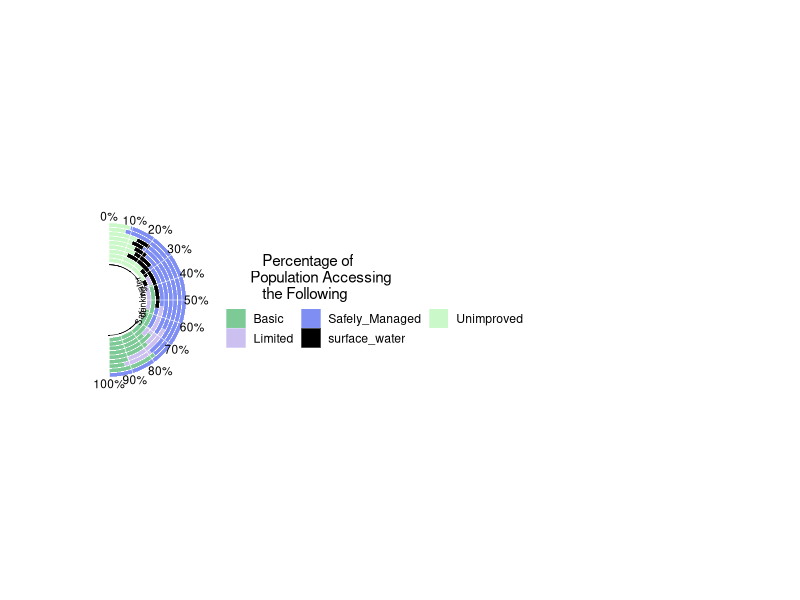
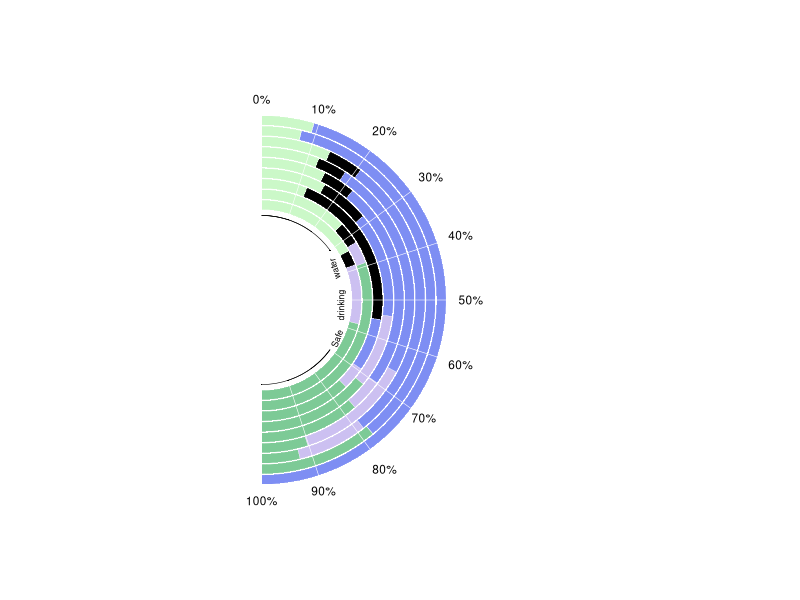
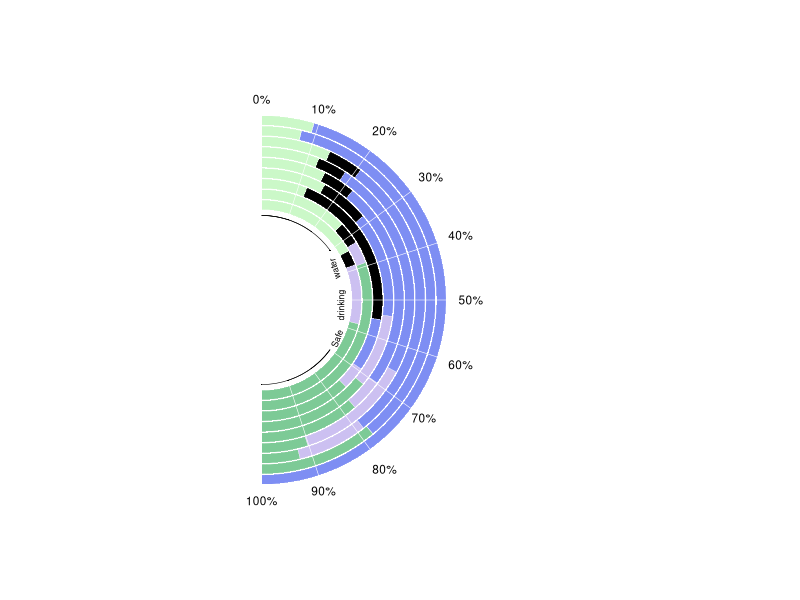
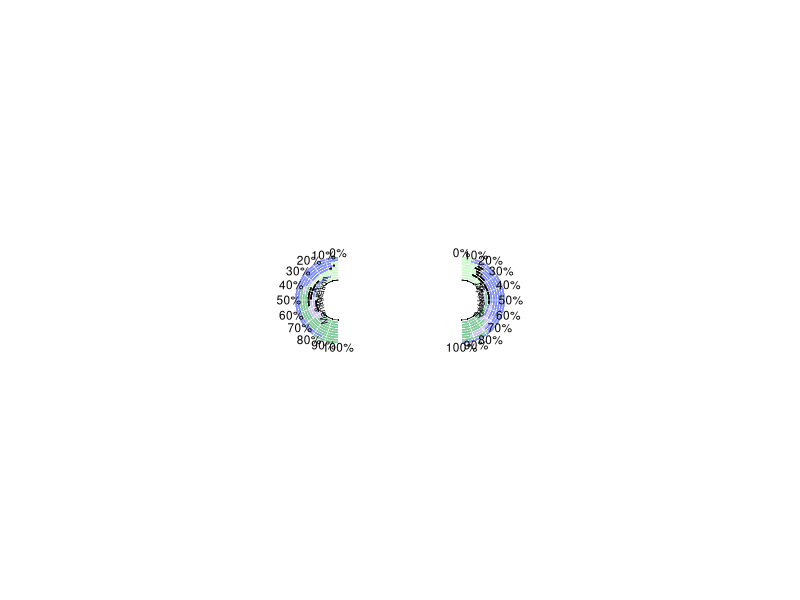
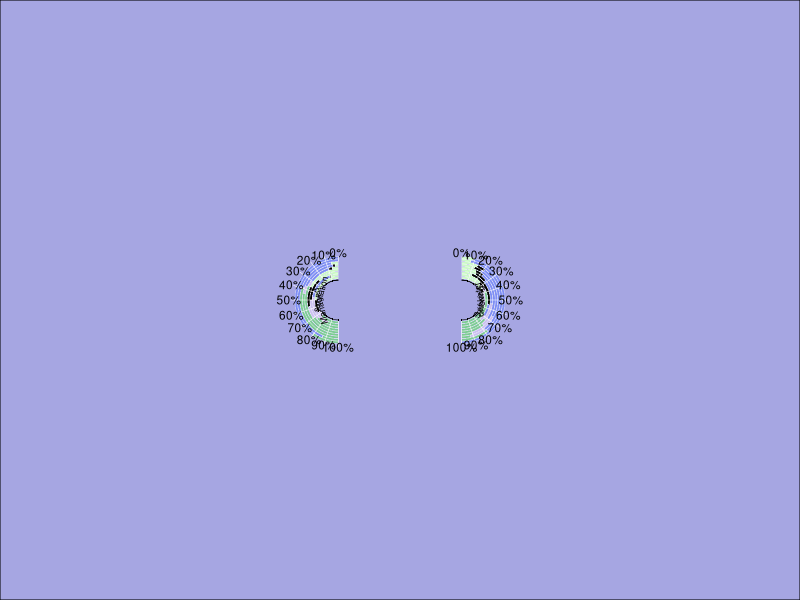
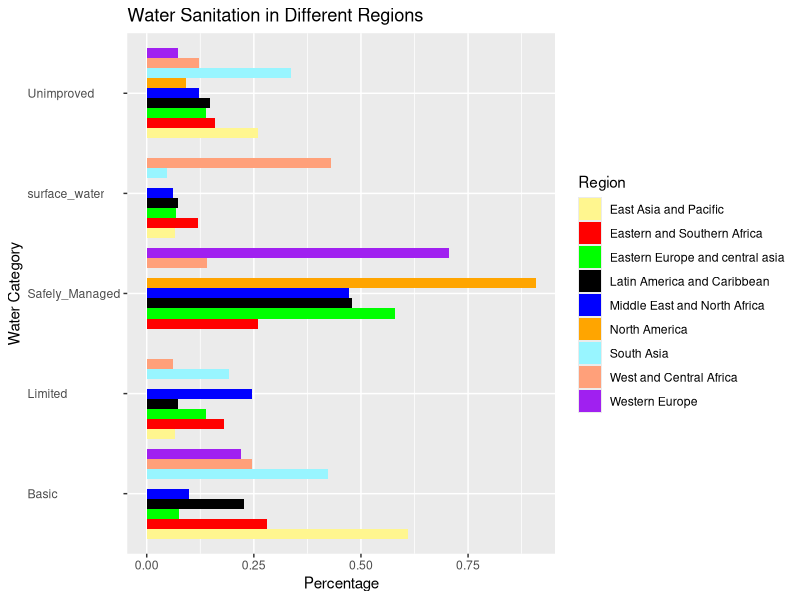
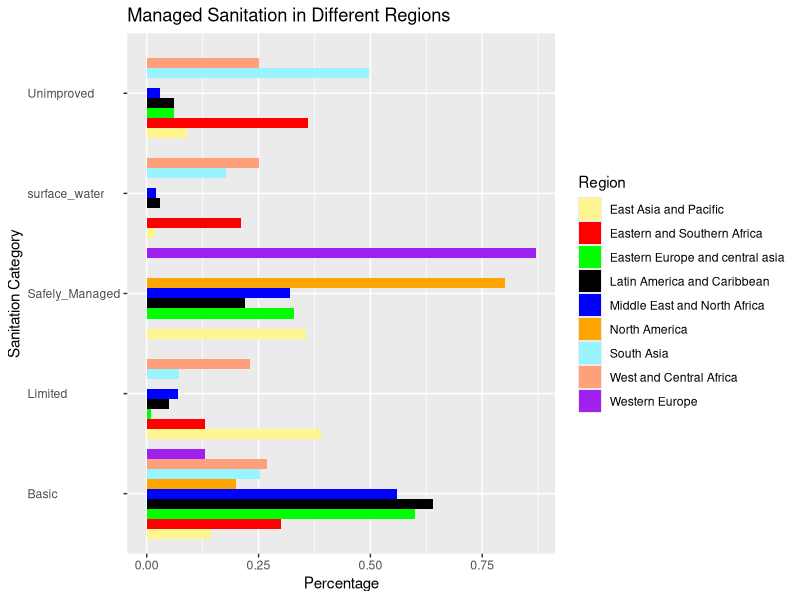

R code for these plots, in order:
## ---- chunk 1
library(dplyr)
library(ggplot2)
library(cowplot)
library(gridExtra)
## ---- chunk 2
#| echo: false
dati_grafico1 <- data.frame(
  Region = c("South Asia", "East Asia and Pacific", "West and Central Africa",
             "Eastern and Southern Africa", "Latin America and Caribbean",
             "Middle East and North Africa", "Eastern Europe and central asia",
             "Western Europe", "North America"),
  Safely_Managed = c(0, 0, 0.23, 0.26, 0.65, 0.77, 0.84, 0.96, 0.99),
  Basic = c(0.88, 0.94, 0.40, 0.28, 0.31, 0.16, 0.11, 0.3, 0),
  Limited = c(0.4, 0.1, 0.10, 0.18, 0.1, 0.4, 0.2, 0, 0),
  Unimproved = c(0.7, 0.4, 0.2, 0.16, 0.2, 0.2, 0.2, 0.1, 0.1),
  surface_water = c(0.1, 0.1, 0.7, 0.12, 0.1, 0.1, 0.1, 0, 0)
)
dati_grafico1_long <- dati_grafico1 |> 
  tidyr::pivot_longer(cols = -Region, names_to = "Category", values_to = "Percentage") |> 
  dplyr::group_by(Region) |> 
  dplyr::mutate(Percentage = Percentage / sum(Percentage))


## ---- chunk 3
graph <- ggplot(dati_grafico1_long, aes(x = Region, y = Percentage, fill = Category)) +
  geom_bar(stat = "identity", position = "stack", color = "white", size = 0.1) +
  ylim(c(0, 2)) +
  scale_x_discrete(limits = c(letters[1:9], dati_grafico1$Region)) +
  coord_polar(theta = "y", start = 0, direction = 1) +
  theme_void() +
  theme(
    axis.text = element_blank(),
    axis.title = element_blank(),
    plot.margin = margin(0, 200, 0, 0),
    legend.key.size = unit(0.5, "cm"),
    legend.key.width = unit(0.5, "cm")
  ) +
  scale_fill_manual(
    values = c(
      "Safely_Managed" = "#7E8EF3", "Basic" = "#7DCA96",
      "Limited" = "#CCC0F1", "surface_water" = "black",
      "Unimproved" = "#CBF8C8"
    )
  ) +
  annotate(
    "segment",
    x = 9,
    xend = 20,
    y = c(0.1, 0.2, 0.3, 0.4, 0.5, 0.6, 0.7, 0.8, 0.9, 1),
    yend = c(0.1, 0.2, 0.3, 0.4, 0.5, 0.6, 0.7, 0.8, 0.9, 1),
    colour = "white",
    size = 0.2
  ) +
  annotate("point", x = 9, y = c(0.1, 0.2, 0.3), color = "black", size = 0.2, shape = 16) +
  annotate("segment", x = 9, xend = 9, y = 0, yend = c(0.1, 0.2, 0.3), color = "black", size = 0.2) +
  annotate("point", x = 9, y = c(0.8, 0.9, 1), color = "black", size = 0.2, shape = 16) +
  annotate("segment", x = 9, xend = 9, y = 0.7, yend = c(0.8, 0.9, 1), color = "black", size = 0.2) +
  annotate(
    "text", x = 9, y = 0.65,
    label = "Safe",
    angle = 70,
    hjust = 0.5,
    vjust = 0.5,
    color = "black",
    size = 2.2
  ) +  
  annotate(
    "text", x = 8.5, y = 0.52,
    label = "drinking",
    angle = 90,
    hjust = 0.5,
    vjust = 0.5,
    color = "black",
    size = 2.2
  )+ 
  annotate(
    "text", x = 8.5, y = 0.37,
    label = "water",
    angle = 106,
    hjust = 0.5,
    vjust = 0.5,
    color = "black",
    size = 2.2
  ) +
  annotate("text", x = 20, y = 0, label = "0%", size = 3) +
  annotate("text", x = 20, y = 0.1, label = "10%", size = 3) +
  annotate("text", x = 20.8, y = 0.2, label = "20%", size = 3) +
  annotate("text", x = 20.8, y = 0.3, label = "30%", size = 3) +
  annotate("text", x = 20.8, y = 0.4, label = "40%", size = 3) +
  annotate("text", x = 20.8, y = 0.5, label = "50%", size = 3) +
  annotate("text", x = 20.8, y = 0.6, label = "60%", size = 3) +
  annotate("text", x = 20, y = 0.7, label = "70%", size = 3) +
  annotate("text", x = 20.8, y = 0.8, label = "80%", size = 3) +
  annotate("text", x = 20, y = 0.9, label = "90%", size = 3) +
  annotate("text", x = 20, y = 1, label = "100%", size = 3) +
  guides(
    fill = guide_legend(
      title = "         Percentage of\n      Population Accessing\n         the Following",
      ncol = 3, colour = guide_legend(override.aes = list(shape = 17))
    )
  )

print(graph)
theme_legend_title <- theme(
  legend.title = element_text(size = 8, face = "bold", family = "Arial Black")
)

theme_legend_text <- theme(
  legend.text = element_text(size = 5, family = "Arial")
)
theme2<- theme( legend.key.size = unit(0.3, "cm")
)
combined_graph <- graph + theme_legend_title + theme_legend_text + theme2
legend <- get_legend(combined_graph)
graph<- graph+ theme(legend.position="none")
print(graph)

## ---- chunk 4

theme_legend_title <- theme(
  legend.title = element_text(size = 8, face = "bold", family = "Arial Black")
)

theme_legend_text <- theme(
  legend.text = element_text(size = 5, family = "Arial")
)
theme2<- theme( legend.key.size = unit(0.3, "cm")
)
combined_graph <- graph + theme_legend_title + theme_legend_text + theme2
legend <- get_legend(combined_graph)


graph<- graph+ theme(legend.position="none")
print(graph)




## ---- chunk 5
dati_graficoper <- data.frame(
  Region = c("South Asia", "East Asia and Pacific", "West and Central Africa",
             "Eastern and Southern Africa", "Latin America and Caribbean",
             "Middle East and North Africa", "Eastern Europe and central asia",
             "Western Europe", "North America"),
  Safely_Managed = c(0, 0.55, 0, 0, 0.22, 0.32, 0.33, 0.87, 0.80),
  Basic = c(0.46, 0.22, 0.27, 0.30, 0.64, 0.56, 0.60, 0.13, 0.20),
  Limited = c(0.13, 0.6, 0.23, 0.13, 0.05, 0.07, 0.01, 0, 0),
  Unimproved = c(0.9, 0.14, 0.25, 0.36, 0.06, 0.03, 0.06, 0, 0),
  surface_water = c(0.32, 0.03, 0.25, 0.21, 0.03, 0.02, 0, 0 , 0)
)





dati_graficoper_long <- dati_graficoper |> 
  tidyr::pivot_longer(cols = -Region, names_to = "Category", values_to = "Percentage") |> 
  dplyr::group_by(Region) |> 
  dplyr::mutate(Percentage = Percentage / sum(Percentage))
graphper <- ggplot(dati_graficoper_long, aes(x = Region, y = Percentage, fill = Category)) +
  geom_bar(stat = "identity", position = "stack",color = "white", size = 0.1) +
  ylim(c(0, 2)) +
  scale_x_discrete(limits = c(letters[1:9], dati_grafico1$Region)) +
  coord_polar(theta = "y", start = 0, direction = -1) +
  theme_void() +
  theme(
    axis.text = element_blank(),
    axis.title = element_blank(),
    plot.margin = margin(0, 0, 0, 200)
  ) +
  scale_fill_manual(
    values = c(
      "Basic" = "#7DCA96",
      "Safely_Managed" = "#7E8EF3",
      "Limited" = "#CCC0F1",
      "Unimproved" = "#CBF8C8",
      "surface_water" = "black"
    )
  ) +
  annotate(
    "segment",
    x = 9,
    xend = 20,
    y = c(0.1, 0.2, 0.3, 0.4, 0.5, 0.6, 0.7, 0.8, 0.9, 1),
    yend = c(0.1, 0.2, 0.3, 0.4, 0.5, 0.6, 0.7, 0.8, 0.9, 1),
    colour = "white",
    size = 0.2
  ) +
  annotate("point", x = 9, y = c(0.1, 0.2, 0.3), color = "black", size = 0.2, shape = 16) +
  annotate("segment", x = 9, xend = 9, y = 0, yend = c(0.1, 0.2, 0.3), color = "black", size = 0.2) +
  annotate("point", x = 9, y = c(0.8, 0.9, 1), color = "black", size = 0.2, shape = 16) +
  annotate("segment", x = 9, xend = 9, y = 0.7, yend = c(0.8, 0.9, 1), color = "black", size = 0.2) +
  annotate(
    "text", x = 8.7, y = 0.60,
    label = "Managed",
    angle = 105,
    hjust = 0.5,
    vjust = 0.5,
    color = "black",
    size = 2.2
  ) +  
  annotate(
    "text", x = 8.7, y = 0.40,
    label = "sanitation",
    angle = 75,
    hjust = 0.5,
    vjust = 0.5,
    color = "black",
    size = 2.2
  )+
  annotate("text", x = 20, y = 0, label = "0%", size = 3) +
  annotate("text", x = 20, y = 0.1, label = "10%", size = 3) +
  annotate("text", x = 20.8, y = 0.2, label = "20%", size = 3) +
  annotate("text", x = 20.8, y = 0.3, label = "30%", size = 3) +
  annotate("text", x = 20.8, y = 0.4, label = "40%", size = 3) +
  annotate("text", x = 20.8, y = 0.5, label = "50%", size = 3) +
  annotate("text", x = 20.8, y = 0.6, label = "60%", size = 3) +
  annotate("text", x = 20, y = 0.7, label = "70%", size = 3) +
  annotate("text", x = 20.8, y = 0.8, label = "80%", size = 3) +
  annotate("text", x = 20, y = 0.9, label = "90%", size = 3) +
  annotate("text", x = 20, y = 1, label = "100%", size = 3) +
  theme(legend.position = "none")

## ---- chunk 6
doppiografico <- grid.arrange(graphper,legend, graph,  ncol = 3, widths = c(30, 0.01, 30)) 
doppiografico2 <- cowplot::ggdraw(doppiografico) + 
  theme(plot.background = element_rect(fill="#A6A6E2"))
print(doppiografico2)

## ---- chunk 7

dati_grafico1 <- data.frame(
  Region = c("South Asia", "East Asia and Pacific", "West and Central Africa",
             "Eastern and Southern Africa", "Latin America and Caribbean",
             "Middle East and North Africa", "Eastern Europe and central asia",
             "Western Europe", "North America"),
  Safely_Managed = c(0, 0, 0.23, 0.26, 0.65, 0.77, 0.84, 0.96, 0.99),
  Basic = c(0.88, 0.94, 0.40, 0.28, 0.31, 0.16, 0.11, 0.3, 0),
  Limited = c(0.4, 0.1, 0.10, 0.18, 0.1, 0.4, 0.2, 0, 0),
  Unimproved = c(0.7, 0.4, 0.2, 0.16, 0.2, 0.2, 0.2, 0.1, 0.1),
  surface_water = c(0.1, 0.1, 0.7, 0.12, 0.1, 0.1, 0.1, 0, 0)
)

dati_grafico1_long <- dati_grafico1 |> 
  tidyr::pivot_longer(cols = -Region, names_to = "Category", values_to = "Percentage") |> 
  dplyr::group_by(Region) |> 
  dplyr::mutate(Percentage = Percentage / sum(Percentage))

grafico1_best <- ggplot(dati_grafico1_long, aes(x = Percentage, y = Category, fill = Region)) +
  geom_bar(stat = "identity", position = "dodge") +
  xlab("Percentage") +
  ylab("Water Category") +
  ggtitle("Water Sanitation in Different Regions") +
  theme(axis.text.y = element_text(angle = 0, hjust = 0)) +
  scale_fill_manual(values = c(
    "South Asia" = "#98F5FF",
    "East Asia and Pacific" = "#FFF68F",
    "West and Central Africa" = "#FFA07A",
    "Eastern and Southern Africa" = "red",
    "Latin America and Caribbean" = "black",
    "Middle East and North Africa" = "blue",
    "Eastern Europe and central asia" = "green",
    "Western Europe" = "purple",
    "North America" = "orange"
  )) +
  guides(fill = guide_legend(title = "Region"))  # Change legend title

print(grafico1_best)

## ---- chunk 8
graficomigliore_per <- ggplot(dati_graficoper_long, aes(x = Percentage, y = Category, fill = Region)) +
  geom_bar(stat = "identity", position = "dodge") +
  xlab("Percentage") +
  ylab("Sanitation Category") +
  ggtitle("Managed Sanitation in Different Regions") +
  theme(axis.text.y = element_text(angle = 0, hjust = 0)) +
  scale_fill_manual(values = c(
    "South Asia" = "#98F5FF",
    "East Asia and Pacific" = "#FFF68F",
    "West and Central Africa" = "#FFA07A",
    "Eastern and Southern Africa" = "red",
    "Latin America and Caribbean" = "black",
    "Middle East and North Africa" = "blue",
    "Eastern Europe and central asia" = "green",
    "Western Europe" = "purple",
    "North America" = "orange"
  )) +
  guides(fill = guide_legend(title = "Region"))  # Change legend title

print(graficomigliore_per)
